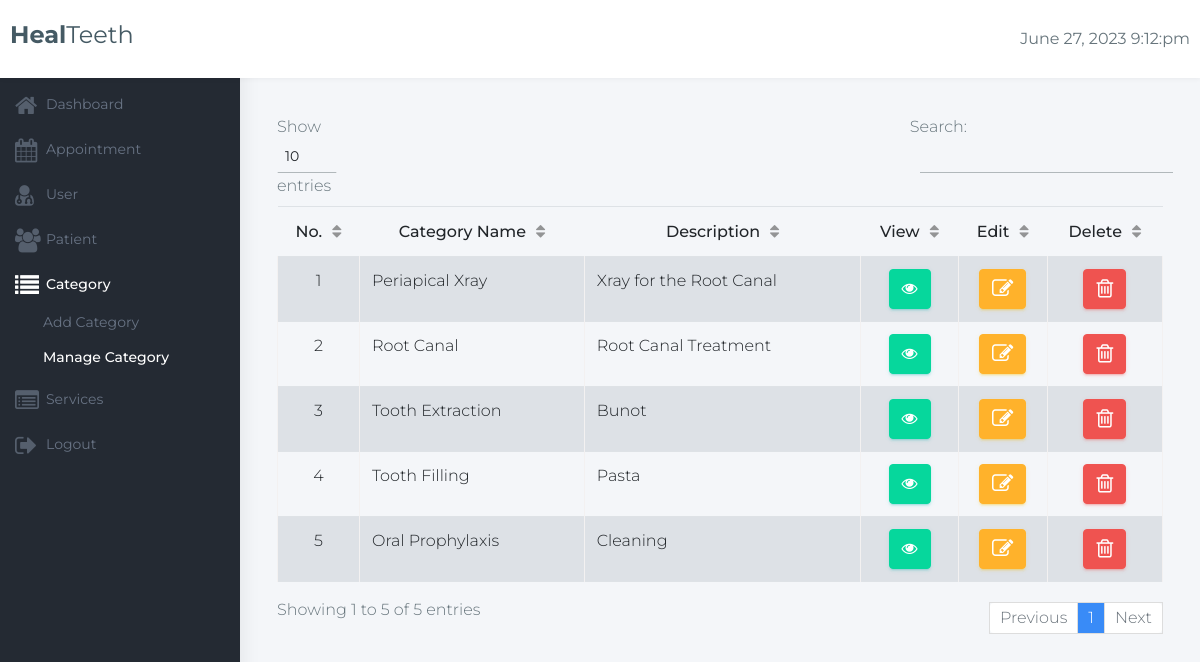
The app's page /manage_category.php (signed in) with its own data.
### tables this page shows
CREATE TABLE `category` (
  `category_id` int(11) NOT NULL,
  `category_name` varchar(55) NOT NULL,
  `descr` varchar(55) NOT NULL,
  `image` varchar(150) NOT NULL
);

### manage_category.php (the view, shortened to what this page needs)
<?php
include('config.php');
?>
<!DOCTYPE html>
<html lang="en">
  <head>
    <link
      href="assets/plugins/bootstrap/css/bootstrap.min.css"
      rel="stylesheet"
    />
    <link href="css/style.css" rel="stylesheet" />
    <link href="css/colors/default-dark.css" id="theme" rel="stylesheet" />
    <link rel="stylesheet" href="assets/plugins/font-awesome/css/font-awesome.min.css">
  </head>
  <body class="fix-header card-no-border fix-sidebar">
      <?php
        include 'includes/topheader.php';
        include 'includes/sidebar_doctor.php';
      ?>
      <div class="page-wrapper">
        <div class="container-fluid">
          <div class="container">
        <table class="table table-bordered table-striped table-hover" id="myTable">
        <thead>
            <tr>
               <th class="text-center" scope="col">No.</th>
                <th class="text-center" scope="col">Category Name</th>
                <th class="text-center" scope="col">Description</th>
                <th class="text-center" scope="col">View</th>
                <th class="text-center" scope="col">Edit</th>
                <th class="text-center" scope="col">Delete</th>
            </tr>
        </thead>
            <?php
            $get_data = "SELECT * FROM category order by 1 desc";
            $run_data = mysqli_query($con,$get_data);
            $i = 0;
            while($row = mysqli_fetch_array($run_data))
            {
                $sl = ++$i;
                $id = $row['category_id'];
                $category_name = $row['category_name'];
                $descr = $row['descr'];
                echo "
                <tr>
                <td class='text-center'>$sl</td>
                <td class='text-left'>$category_name</td>
                <td class='text-left'>$descr</td>
                <td class='text-center'>
                    <span>
                    <a href='#' class='btn btn-success mr-3 profile' data-toggle='modal' data-target='#view$id' title='Prfile'><i class='fa fa-eye' aria-hidden='true'></i></a>
                    </span>
                </td>
                <td class='text-center'>
                    <span>
                    <a href='#' class='btn btn-warning mr-3 edituser' data-toggle='modal' data-target='#edit$id' title='Edit'><i class='fa fa-pencil-square-o fa-lg'></i></a>
                    </span>
                </td>
                <td class='text-center'>
                    <span>
                        <a href='#' class='btn btn-danger deleteuser' title='Delete'>
                             <i class='fa fa-trash-o fa-lg' data-toggle='modal' data-target='#$id' style='' aria-hidden='true'></i>
                        </a>
                    </span>
                </td>
            </tr>
                ";
            }
            ?>
        </table>
    </div>
<?php
$get_data = "SELECT * FROM category";
$run_data = mysqli_query($con,$get_data);
while($row = mysqli_fetch_array($run_data))
{
    $id = $row['category_id'];
    $c_name = $row['category_name'];
    $description = $row['descr'];
    $image = $row['image'];
    echo "
<div id='edit$id' class='modal fade' role='dialog'>
  <div class='modal-dialog'>
    <div class='modal-content'>
      <div class='modal-header'>
             <button type='button' class='close' data-dismiss='modal'>&times;</button>
             <h4 class='modal-title text-center'>Edit Category</h4>
      </div>
      <div class='modal-body'>
        <form action='edit_category.php?category_id=$id' method='post' enctype='multipart/form-data'>
        <div class='form-row'>
            <div class='form-group col-md-12'>
                <label for='c_name'>Category Name</label>
                <input type='text' class='form-control' name='cc_name' placeholder='Enter Category Name' value='$c_name'>
            </div>
            <div class='form-group col-md-12'>
                <label for='description'>Description</label>
                <input type='text' class='form-control' name='ddescription' placeholder='Enter Email' value='$description'>
            </div>
        </div>
        <div class='form-group'>
                    <label>Image</label>
                    <input type='file' name='image' class='form-control'><br><br>
                    <center>
                    <img src = 'assets/upload_images/$image' style='width:100px; height:100px'>
                    </center>
        </div>
        <div class='modal-footer'>
             <input type='submit' name='submit' class='btn btn-info btn-large' value='Submit'>
             <button type='button' class='btn btn-secondary' data-dismiss='modal'>Close</button>
        </div>
        </form>
      </div>
    </div>
    </div>
    </div>
</div>
    ";
}
?>
  </body>
</html>

### css/colors/default-dark.css (style rules this page uses)
a { color: #398bf7; }

### records on screen
category: sl "1", category_name "Periapical Xray", descr "Xray for the Root Canal"
category: sl "2", category_name "Root Canal", descr "Root Canal Treatment"
category: sl "3", category_name "Tooth Extraction", descr "Bunot"
category: sl "4", category_name "Tooth Filling", descr "Pasta"
category: sl "5", category_name "Oral Prophylaxis", descr "Cleaning"
